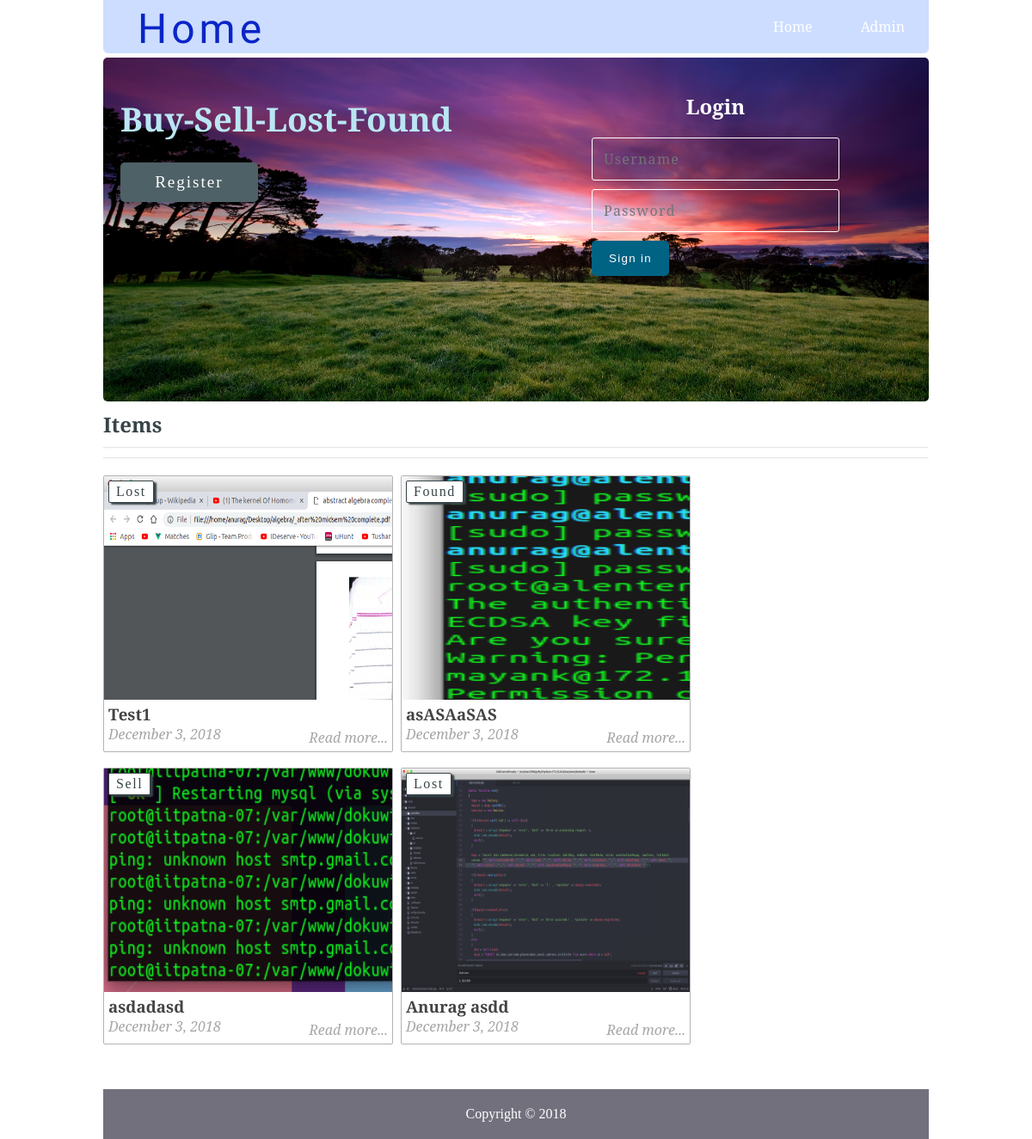
The page / on the database its author committed.
### tables this page shows
CREATE TABLE `posts` (
  `id` int(11) NOT NULL,
  `user_id` int(11) DEFAULT NULL,
  `title` varchar(255) NOT NULL,
  `slug` varchar(255) NOT NULL,
  `views` int(11) NOT NULL DEFAULT '0',
  `likes` int(50) NOT NULL,
  `image` varchar(255) NOT NULL,
  `body` text NOT NULL,
  `published` tinyint(1) NOT NULL,
  `created_at` timestamp NOT NULL DEFAULT CURRENT_TIMESTAMP ON UPDATE CURRENT_TIMESTAMP,
  `updated_at` timestamp NOT NULL DEFAULT '0000-00-00 00:00:00'
);

CREATE TABLE `topics` (
  `id` int(11) NOT NULL,
  `name` varchar(255) NOT NULL,
  `slug` varchar(255) NOT NULL
);

### includes/registration_login.php (called while the page is built, shortened)
<?php
	$username = "";
?>

### includes/public_functions.php (called while the page is built, shortened)
<?php
function getPublishedPosts() {
	global $conn;
	$sql = "SELECT * FROM posts WHERE published=true ORDER BY updated_at DESC";
	$result = mysqli_query($conn, $sql);
	$posts = mysqli_fetch_all($result, MYSQLI_ASSOC);
	$final_posts = array();
	foreach ($posts as $post) {
		$post['topic'] = getPostTopic($post['id']);
		array_push($final_posts, $post);
	}
	return $final_posts;
}
function getPostTopic($post_id){
	global $conn;
	$sql = "SELECT * FROM topics WHERE id=
			(SELECT topic_id FROM post_topic WHERE post_id=$post_id) LIMIT 1";
	$result = mysqli_query($conn, $sql);
	$topic = mysqli_fetch_assoc($result);
	return $topic;
}
?>

### index.php (the view, shortened to what this page needs)
<?php require_once('config.php') ?>
<?php require_once( ROOT_PATH . '/includes/public_functions.php') ?>
<?php require_once( ROOT_PATH . '/includes/registration_login.php') ?>
<?php $posts = getPublishedPosts(); ?>
<?php require_once( ROOT_PATH . '/includes/head_section.php') ?>
</head>
<body>
	<div class="container">
		<?php include( ROOT_PATH . '/includes/navbar.php') ?>
		<?php include( ROOT_PATH . '/includes/banner.php') ?>
		<div class="content">
			<h2 class="content-title">Items</h2>
			<hr>
			<hr>
			<?php foreach ($posts as $post): ?>
				<div class="post" style="margin-left: 0px;">
					<img src="<?php echo BASE_URL . '/static/images/' . $post['image']; ?>" class="post_image" alt="">
					<?php if (isset($post['topic']['name'])): ?>
						<a
							href="<?php echo BASE_URL . 'filtered_posts.php?topic=' . $post['topic']['id'] ?>"
							class="btn category">
							<?php echo $post['topic']['name'] ?>
						</a>
					<?php endif ?>
					<a href="single_post.php?post-slug=<?php echo $post['slug']; ?>">
						<div class="post_info">
							<h3><?php echo $post['title'] ?></h3>
							<div class="info">
								<span><?php echo date("F j, Y ", strtotime($post["created_at"])); ?></span>
								<span class="read_more">Read more...</span>
							</div>
						</div>
					</a>
				</div>
			<?php endforeach ?>
		</div>
		<?php include( ROOT_PATH . '/includes/footer.php') ?>

### includes/head_section.php (shortened to what this page needs)
<!DOCTYPE html>
<html>
<head>
	<link rel="stylesheet" href="static/css/public_styling.css">

### includes/navbar.php (shortened to what this page needs)
<div class="navbar">
	<div class="logo_div">
		<a href="index.php"><h1 style="font-family:'Hind'; color:#0A25C8">Home</h1></a>
	</div>
	<ul>
	  <li><a class="active" href="index.php">Home</a></li>
	  <li><a href="admin/index.php">Admin</a></li>
	</ul>
</div>

### includes/banner.php (shortened to what this page needs)
<?php if (isset($_SESSION['user']['username'])) { ?>
	<div class="logged_in_info">
		<span>welcome <?php echo $_SESSION['user']['username'] ?></span>
		|
		<span><a href="logout.php">logout</a></span>
	</div>
<?php }else{ ?>
	<div class="banner">
		<div class="welcome_msg">
			<h1>Buy-Sell-Lost-Found</h1>
			<a href="register.php" class="btn">Register</a>
		</div>
		<div class="login_div">
			<form action="<?php echo BASE_URL . 'index.php'; ?>" method="post" >
				<h2>Login</h2>
				<input type="text" name="username" value="<?php echo $username; ?>" placeholder="Username">
				<input type="password" name="password"  placeholder="Password">
				<button class="btn" type="submit" name="login_btn">Sign in</button>
			</form>
		</div>
	</div>
<?php } ?>

### includes/footer.php
		<div class="footer">
			<p>Copyright &copy; <?php echo date('Y'); ?></p>
		</div>
	</div>
</body>
</html>

### static/css/public_styling.css (style rules this page uses)
* { margin: 0px; padding: 0px; }
html { height: 100%; box-sizing: border-box; }
body { position: relative; margin: 0; padding-bottom: 6rem; min-height: 100%; }
h1, h2, h3, h4, h5, h6 { color: #444; font-family: 'Averia Serif Libre', cursive; }
a { text-decoration: none; }
ul, ol { margin-left: 40px; }
hr { margin: 10px 0px; opacity: .25; }
form h2 { margin: 25px auto; text-align: center; font-family: 'Averia Serif Libre', cursive; }
form input { width: 100%; display: block; padding: 13px 13px; font-size: 1em; margin: 5px auto 10px; border-radius: 3px; box-sizing : border-box; background: transparent; border: 1px solid #3E606F; }
.btn { color: white; background: #4E6166; text-align: center; border: none; border-radius: 5px; display: block; letter-spacing: .1em; margin: 10px 0px; padding: 13px 20px; text-decoration: none; }
.container { width: 80%; margin: 0px auto; }
.navbar { margin: 0 auto; overflow: hidden; background-color: #ccddff; border-radius: 0px 0px 6px 6px; }
.navbar ul { list-style-type: none; float: right; }
.navbar ul li { float: left; font-family: 'Noto Serif', serif; }
.navbar ul li a { display: block; color: white; text-align: center; padding: 20px 28px; text-decoration: none; }
.navbar .logo_div { float: left; padding-top: 5px; padding-left: 40px; }
.navbar .logo_div h1 { color: #ff4dff; font-size: 3em; letter-spacing: 5px; font-weight: 100; font-family: 'Tangerine', cursive; }
.footer { position: absolute; right: 0; bottom: 0; left: 0; color: white; background-color: #73707D; text-align: center; width: 80%; margin: 20px auto 0px; padding: 20px 0px; }
.banner { margin: 5px auto; min-height: 400px; color: white; border-radius: 5px; background-image: url('../images/banner.jpg'); background-size: 100% 100%; }
.banner .welcome_msg { width: 45%; float: left; padding: 20px; }
.banner .welcome_msg h1 { color: #B9E6F2; margin: 25px 0px; font-size: 2.4em; font-family: 'Averia Serif Libre', cursive; }
.banner .welcome_msg a { width: 30%; margin: 20px 0px; padding: 12px 15px; font-size: 1.2em; text-decoration: none; }
.banner .login_div { width: 50%; float: left; }
.banner .login_div form { margin-top: 40px; }
.banner .login_div form h2 { color: white; margin-bottom: 20px; font-family: 'Noto Serif', serif; }
.banner .login_div form input { width: 60%; color: white; border: 1px solid white; margin: 10px auto; letter-spacing: 1.3px; font-family: 'Noto Serif', serif; }
.banner .login_div form button { display: block; background: #006384; margin-left: 20%; }
.content { margin: 5px auto; border-radius: 5px; min-height: 400px; }
.content:after { content: ""; display: block; clear: both; }
.content .content-title { margin: 10px 0px; color: #374447; font-family: 'Averia Serif Libre', cursive; }
.content .post { width: 335px; margin: 9px; min-height: 320px; float: left; border-radius: 2px; border: 1px solid #b3b3b3; position: relative; }
.content .post .category { margin-top: 0px; padding: 3px 8px; color: #374447; background: white; display: inline-block; border-radius: 2px; border: 1px solid #374447; box-shadow: 3px 2px 2px; position: absolute; left: 5px; top: 5px; z-index: 3; }
.content .post .post_image { height: 260px; width: 100%; background-size: 100%; }
.content .post .post_image { width: 100%; height: 260px; }
.content .post .post_info { height: 100%; padding: 0px 5px; font-weight: 200; font-family: 'Noto Serif', serif; }
.content .post .post_info { color: #222; }
.content .post .post_info span { color: #A6A6A6; font-style: italic; }
.content .post .post_info span.read_more { position: absolute; right: 5px; bottom: 5px; }

### rows shown on the page
posts: image (picture), title "Test1", created_at "December 3, 2018"
topics: name "Lost"
posts: image (picture), title "asASAaSAS", created_at "December 3, 2018"
topics: name "Found"
posts: image (picture), title "asdadasd", created_at "December 3, 2018"
topics: name "Sell"
posts: image (picture), title "Anurag asdd", created_at "December 3, 2018"
